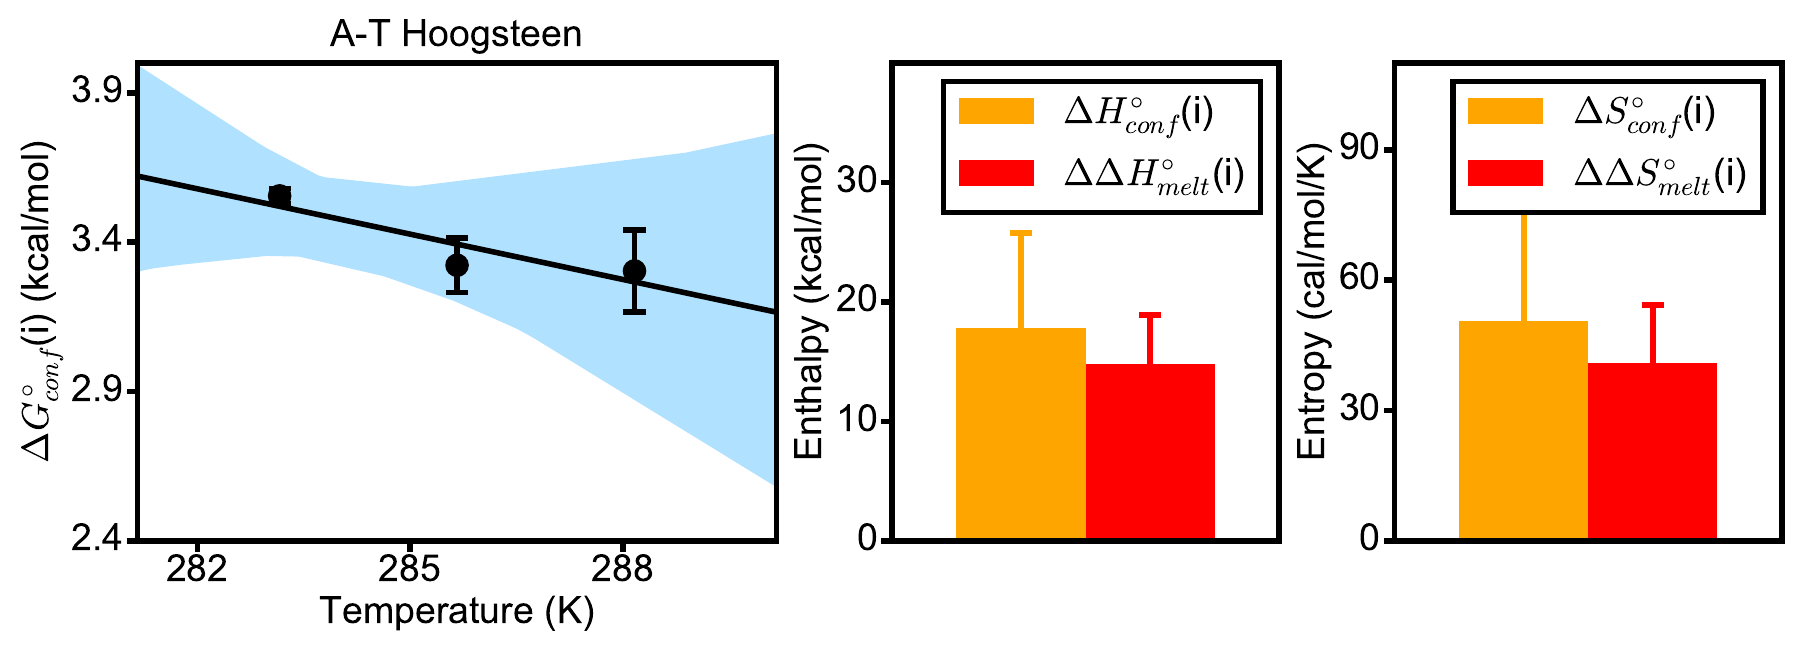

This chart was generated by the following Python code:
import numpy as np
import matplotlib.pyplot as plt
import pandas as pd
from uncertainties import ufloat
from uncertainties import unumpy
from matplotlib import rcParams
from scipy.optimize import curve_fit
from scipy.stats import pearsonr
import matplotlib.gridspec as gridspec

rcParams['font.family']='Sans-serif'
rcParams['font.sans-serif']=['Arial']
rcParams['axes.linewidth'] = 4.0
elw = 4.0
fs = 27
tick_length = 8.0
msize = 16
cpthick=4
cpsize=8
mewal = 1.0
mc_iterations = 10000

def draw_bar(ax, val1, val2, label1, label2, yticks, fmt_string, ylabel):
    ax.bar([0], unumpy.nominal_values(val2), yerr=unumpy.std_devs(val2), width=1, align='center', color='orange', label=label2, edgecolor='orange', linewidth=0, ecolor='orange', error_kw=dict(lw=cpthick, capsize=cpsize, capthick=cpthick))
    ax.bar([1], unumpy.nominal_values(val1), yerr=unumpy.std_devs(val1), width=1, align='center', color='red', label=label1, edgecolor='red', linewidth=0, ecolor='red', error_kw=dict(lw=cpthick, capsize=cpsize, capthick=cpthick))
    ax.set_xlim([-1.0, 2.0])
    ax.tick_params(axis='x', which='both', direction='out', pad=6, width=elw, length=0, top=False)
    ax.tick_params(axis='y', which='minor', direction='out', pad=6, width=elw, length=0, right=False)
    ax.tick_params(axis='y', which='major', direction='out', pad=6, width=elw, length=tick_length, right=False)
    ax.set_xticks([])
    ax.set_ylim([yticks[0], yticks[1]])
    ax.set_yticks(np.arange(yticks[0], yticks[1], yticks[2]))
    ax.set_yticklabels([fmt_string%ele for ele in np.arange(yticks[0], yticks[1], yticks[2])], fontsize=fs)
    leg=ax.legend(fontsize=fs)
    leg.get_frame().set_linewidth(elw)
    ax.set_ylabel(ylabel, fontsize=fs)

# delG = delH - (T*delS)
def linear_fit(x, m, b):
    return ((-1.0*m*x)+b)

def compute_deldelG(wt_filename, mt_filename, label):
    ''' Compute deldelG at temperature t '''
    wt_data = pd.read_csv(wt_filename)
    mt_data = pd.read_csv(mt_filename)
    wt_delg = ufloat(wt_data[label].iloc[-2], wt_data[label].iloc[-1])
    mt_delg = ufloat(mt_data[label].iloc[-2], mt_data[label].iloc[-1])
    deldelg = mt_delg - wt_delg
    return deldelg

def compute_delG(p_arr, t_arr):
    ''' Compute delGs '''
    delg = []
    for dummy in range(len(p_arr)):
        print p_arr[dummy], t_arr[dummy]
        delg.append((-8.314*t_arr[dummy]/4184)*unumpy.log(p_arr[dummy]/(1-p_arr[dummy])))
    delg = np.array(delg)
    return delg

def get_therm(ax, delg_array, t_array, xticks, yticks, title):
    m_vals = []
    b_vals = []
    delg_vals = unumpy.nominal_values(delg_array)
    delg_errors = unumpy.std_devs(delg_array)
    delg_error_matrix = np.zeros((mc_iterations, np.size(delg_array)))
    for dummy in range(np.size(delg_array)):
        op = (np.ones(mc_iterations) * delg_vals[dummy]) + np.random.normal(0.0, delg_errors[dummy], mc_iterations)
        #op = (np.ones(mc_iterations) * delg_vals[dummy])
        delg_error_matrix[:, dummy] = op.transpose()
    for dummy in range(mc_iterations):
        popt, pcov = curve_fit(linear_fit, t_array, delg_error_matrix[dummy, :], p0=[0.1, 1])
        m_vals.append(popt[0])
        b_vals.append(popt[1])
    m_vals = np.array(m_vals)
    b_vals = np.array(b_vals)
    m_avg = np.mean(m_vals)
    m_std = np.std(m_vals)
    b_avg = np.mean(b_vals)
    b_std = np.std(b_vals)
    line_coeff = [m_avg, b_avg]
    m_net = ufloat(m_avg, m_std)
    b_net = ufloat(b_avg, b_std)
    print "M = ", m_avg, "+/-", m_std
    print "b = ", b_avg, "+/-", b_std

    #fig2, ax2 = plt.subplots(2)
    #ax2[0].set_title('m')
    #ax2[0].hist(m_vals, 50, range=(np.amin(m_vals), np.amax(m_vals)))
    #ax2[1].set_title('b')
    #ax2[1].hist(b_vals, 50, range=(np.amin(b_vals), np.amax(b_vals)))
 
    #fig3, ax3 = plt.subplots()
    #H, xedges, yedges = np.histogram2d(m_vals, b_vals, 20)
    #X, Y = np.meshgrid(xedges, yedges)
    #ax3.pcolormesh(X, Y, H)
    #ax3.set_xlabel('m')
    #ax3.set_ylabel('b')

    predicted_delg = np.array([((line_coeff[0] * ele * -1.0) + line_coeff[1]) for ele in t_array])
    print '*', pearsonr(delg_vals, predicted_delg)
    print pearsonr(predicted_delg, delg_vals)

    ax.errorbar(t_array, delg_vals, markersize=msize, capthick=cpthick, capsize=cpsize, mec='k', mfc='k', mew=mewal, fmt='o', c='k', yerr=delg_errors, linewidth=elw)
    ax.plot([t_array[0]-2, t_array[-1]+2], [(line_coeff[0]*(t_array[0]-2)*-1.0)+line_coeff[1], (-1.0*line_coeff[0]*(t_array[-1]+2))+line_coeff[1]], color='k', linewidth=elw)
    m_vals = np.array([list(m_vals)])
    b_vals = np.array([list(b_vals)])
    x_dummy = np.linspace(t_array[0]-2.0, t_array[-1] + 2.0, 100)
    x_dummy_mat = np.tile(x_dummy, (mc_iterations, 1))
    m_matrix = np.tile(m_vals.transpose(), (1, 100))
    b_matrix = np.tile(b_vals.transpose(), (1, 100))
    line_matrix = np.multiply(-1.0*m_matrix, x_dummy_mat) + b_matrix
    ax.fill_between(x_dummy, np.amin(line_matrix, axis=0), np.amax(line_matrix, axis=0), color='#B0E2FF')

    # tick params
    ax.tick_params(axis='x', which='minor', direction='out', pad=6, width=elw, length=0, top=False)
    ax.tick_params(axis='x', which='major', direction='out', pad=6, width=elw, length=tick_length, top=False)
    ax.tick_params(axis='y', which='minor', direction='out', pad=6, width=elw, length=0, right=False)
    ax.tick_params(axis='y', which='major', direction='out', pad=6, width=elw, length=tick_length, right=False)
    
    ax.set_xlim([t_array[0]-2.0, t_array[-1]+2.0])
    ax.set_xticks(np.arange(xticks[0], xticks[1]+1, xticks[2]))
    ax.set_xticklabels([str(int(ele)) for ele in np.arange(xticks[0], xticks[1]+1, xticks[2])], fontsize=fs)
    ax.set_ylim([yticks[0], yticks[1]])
    ax.set_yticks(np.arange(yticks[0], yticks[1], yticks[2]))
    ax.set_yticklabels(['%2.1f'%ele for ele in np.arange(yticks[0], yticks[1], yticks[2])], fontsize=fs)
    ax.set_xlabel('Temperature (K)', fontsize=fs)
    ax.set_ylabel('$\Delta G^{\circ}_{conf}$' + '(i) ' + '(kcal/mol)', fontsize=fs)
    title = ax.set_title(title, fontsize=fs)
    title.set_position([0.5, 1.02])
    return [m_net, b_net]
   
fig = plt.figure(figsize=(18, 6.5))
gs = gridspec.GridSpec(ncols=7, nrows=2)
ax_one = fig.add_subplot(gs[:, :3])
ax_two = fig.add_subplot(gs[:, 3:5])
ax_three = fig.add_subplot(gs[:, 5:])

### A6DNA-A16 (pH 5.4, 25mM NaCl)
#pb_17p5c = ufloat(0.463, 0.019)
#pb_20c = ufloat(0.459, 0.030)
#pb_22p5c = ufloat(0.559, 0.047)
#pb_25c = ufloat(0.629, 0.081)
#p_array = np.array([pb_17p5c, pb_20c, pb_22p5c, pb_25c])/100.
#t_array = np.array([17.5, 20.0, 22.5, 25.0]) + 273.16
#delg_array = compute_delG(p_array, t_array)
#a6dna_h = compute_deldelG('a6dna_ph5.4/test.csv', 'a6dna_m1a16_ph5.4/test.csv', 'delH')
#a6dna_s = compute_deldelG('a6dna_ph5.4/test.csv', 'a6dna_m1a16_ph5.4/test.csv', 'delS')
#[a6dna_m, a6dna_b] = get_therm(ax_one, delg_array, t_array, [290., 300., 4.], [2.6, 3.4, 0.3], 'A-T Hoogsteen')
#print "CHARTT", a6dna_h, a6dna_s*1000.
#print "NMR", a6dna_b, a6dna_m*1000.
#draw_bar(ax_two, a6dna_h, a6dna_b, '$\Delta\Delta H^{\circ}_{unfold}$', '$\Delta H^{\circ}_{conf,NMR}$', [0., 35., 10], '%d', 'Enthalpy (kcal/mol)')
#draw_bar(ax_three, a6dna_s*1000, a6dna_m*1000, '$\Delta\Delta S^{\circ}_{unfold}$', '$\Delta S^{\circ}_{conf,NMR}$', [0., 95., 20], '%d', 'Entropy (cal/mol/K)')


# A6DNA-A16 (pH 5.4, 25mM NaCl)
pb_10c = ufloat(0.180, 0.008)
pb_12p5c = ufloat(0.286, 0.046)
pb_15c = ufloat(0.311, 0.074)
p_array = np.array([pb_10c, pb_12p5c, pb_15c])/100.
t_array = np.array([10., 12.5, 15.]) + 273.16
delg_array = compute_delG(p_array, t_array)
a6dna_ra16_h = compute_deldelG('../figure3/a6dna_ra16_ph5.4nb/test.csv', '../figure3/a6dna_m1ra16_ph5.4nb/test.csv', 'delH')
a6dna_ra16_s = compute_deldelG('../figure3/a6dna_ra16_ph5.4nb/test.csv', '../figure3/a6dna_m1ra16_ph5.4nb/test.csv', 'delS')
[a6dna_ra16_m, a6dna_ra16_b] = get_therm(ax_one, delg_array, t_array, [282., 289., 3.], [2.4, 4.0, 0.5], 'A-T Hoogsteen')
print "CHARTT", a6dna_ra16_h, a6dna_ra16_s*1000.
print "NMR", a6dna_ra16_b, a6dna_ra16_m*1000.
draw_bar(ax_two, a6dna_ra16_h, a6dna_ra16_b, '$\Delta\Delta H^{\circ}_{melt}$'+'(i)', '$\Delta H^{\circ}_{conf}$'+'(i)', [0., 40., 10], '%d', 'Enthalpy (kcal/mol)')
draw_bar(ax_three, a6dna_ra16_s*1000, a6dna_ra16_m*1000, '$\Delta\Delta S^{\circ}_{melt}$'+'(i)', '$\Delta S^{\circ}_{conf}$'+'(i)', [0., 110., 30], '%d', 'Entropy (cal/mol/K)')

 
## hpGGACU m6a6 
#pb_37c = ufloat(0.643, 0.006)
#pb_55c = ufloat(1.205, 0.042)
#pb_65c = ufloat(1.526, 0.013)
#p_array = np.array([pb_37c, pb_55c, pb_65c])/100.
#t_array = np.array([37., 55., 65.]) + 273.16
#delg_array = compute_delG(p_array, t_array)
#hpggacu_h = compute_deldelG('dsgbc_m6a_ph6.8bb/test.csv', 'dsgbc_dm6a_ph6.8bb/test.csv', 'delH')
#hpggacu_s = compute_deldelG('dsgbc_m6a_ph6.8bb/test.csv', 'dsgbc_dm6a_ph6.8bb/test.csv', 'delS')
#print "CHARTT", hpggacu_h, hpggacu_s*1000.
#[hpggacu_m, hpggacu_b] = get_therm(ax_one, delg_array, t_array, [310., 340., 10.], [2.7, 3.15, 0.1], '${N}^{6}$' + '-methylamino rotation')
#print "NMR", hpggacu_b, hpggacu_m*1000.
#draw_bar(ax_two, hpggacu_h, hpggacu_b, '$\Delta\Delta H^{\circ}_{unfold}$', '$\Delta H^{\circ}_{conf,NMR}$', [0., 17., 5], '%d', 'Enthalpy (kcal/mol)')
#draw_bar(ax_three, hpggacu_s*1000, hpggacu_m*1000, '$\Delta\Delta S^{\circ}_{unfold}$', '$\Delta S^{\circ}_{conf,NMR}$', [0., 40., 10], '%d', 'Entropy (cal/mol/K)')
plt.tight_layout()
plt.savefig('figs15b.pdf')
#plt.show()
